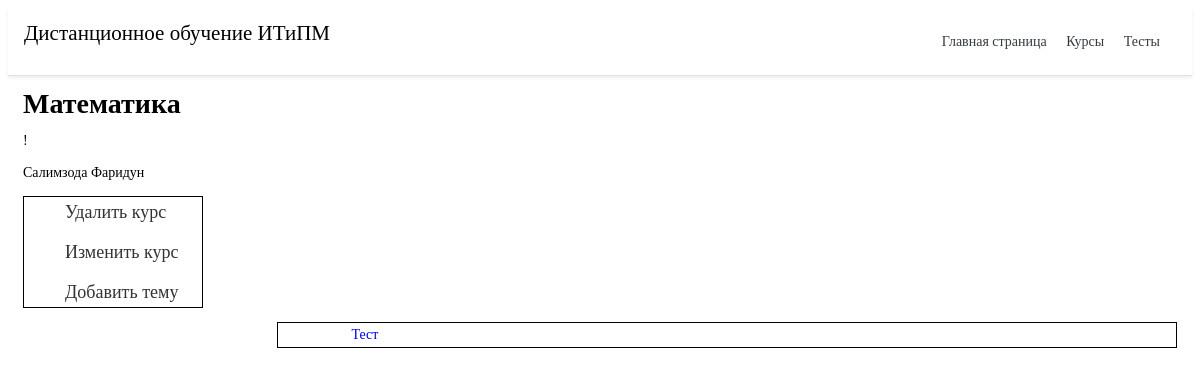
Screenshot of /course/10/ with the database file from the repository.
### cours/models.py (models this page shows, shortened)
class kursu(models.Model):
    title = models.CharField('Название курса', max_length=75)
    task = models.TextField('Описание курса', max_length=250)
    teache = models.CharField('Преподаватель', max_length=50)
    class Meta:
        verbose_name = 'Курс'
        verbose_name_plural = 'Курсы'

class addtopic(models.Model):
    title = models.CharField('Название темы', max_length=75)
    class Meta:
        verbose_name = 'Тему'
        verbose_name_plural = 'Темы'

### cours/views.py (the view)
# urls.py: path('<int:pk>/', views.detail, name='datail'),
def detail(request, pk):
    ku = list(kursu.objects.filter(id=pk).values())
    top = addtopic.objects.order_by('id')
    return render(request, 'cours/datail.html', {'post': ku[0], 'top': top, 'pk': pk})

### cours/templates/cours/datail.html (shortened to what this page needs)
{% extends 'main/base.html' %}
{% block content %}
<h1>{{ post.title }}</h1>
<p>{{ post.task }}</p>
<p>{{post.teache }}</p>
<div class="menu_gl">
	<ul class="menu">
		<li><a href="{% url 'delete' pk %}">Удалить курс</a></li>
		<li><a href="{% url 'update' pk %}">Изменить курс</a></li>
		<li><a href="{% url 'newtopic' pk %}">Добавить тему</a></li>
	</ul>
</div>
<div class="co">
        {% if top %}
    {% for el in top %}
		<table class="iksweb">
			<tbody>
				<tr>
					<td class="table_na"><a href="{% url 'top_datail' pk el.id %}">{{ el.title }}</a></td>
					<td class="table_na"></td>
				</tr>
			</tbody>
		</table>
    {%endfor%}
   {% else %}
   <p>Вы не добавили темы</p>
   {%endif%}
   {% endblock %}

### main/static/main/css/style.css (style rules this page uses)
a { text-decoration: none; display: inline-block; }
body { font-family: 'PT Serif', serif; font-weight: 400; font-size: 14px; line-height: 18px; color: #000; background-color: #fff; }
.menu { border: 1px solid #000; max-width: 150px; }
.iksweb { border: 1px solid #000; max-width: 100%; float: right; width: 900px; }
.iksweb td { padding-left: 8%; }
.menu li { display: inline-block; }
.menu a { color: #323232; font-size: 18px; line-height: 28px; border: 1px solid transparent; transition: ALL .3s; }
.menu li+li { padding-top: 10px; }
.menu_gl { width: 180px; }

### rows the page displays
kursu: title "Математика", task "!", teache "Салимзода Фаридун"
addtopic: title "Тест"
